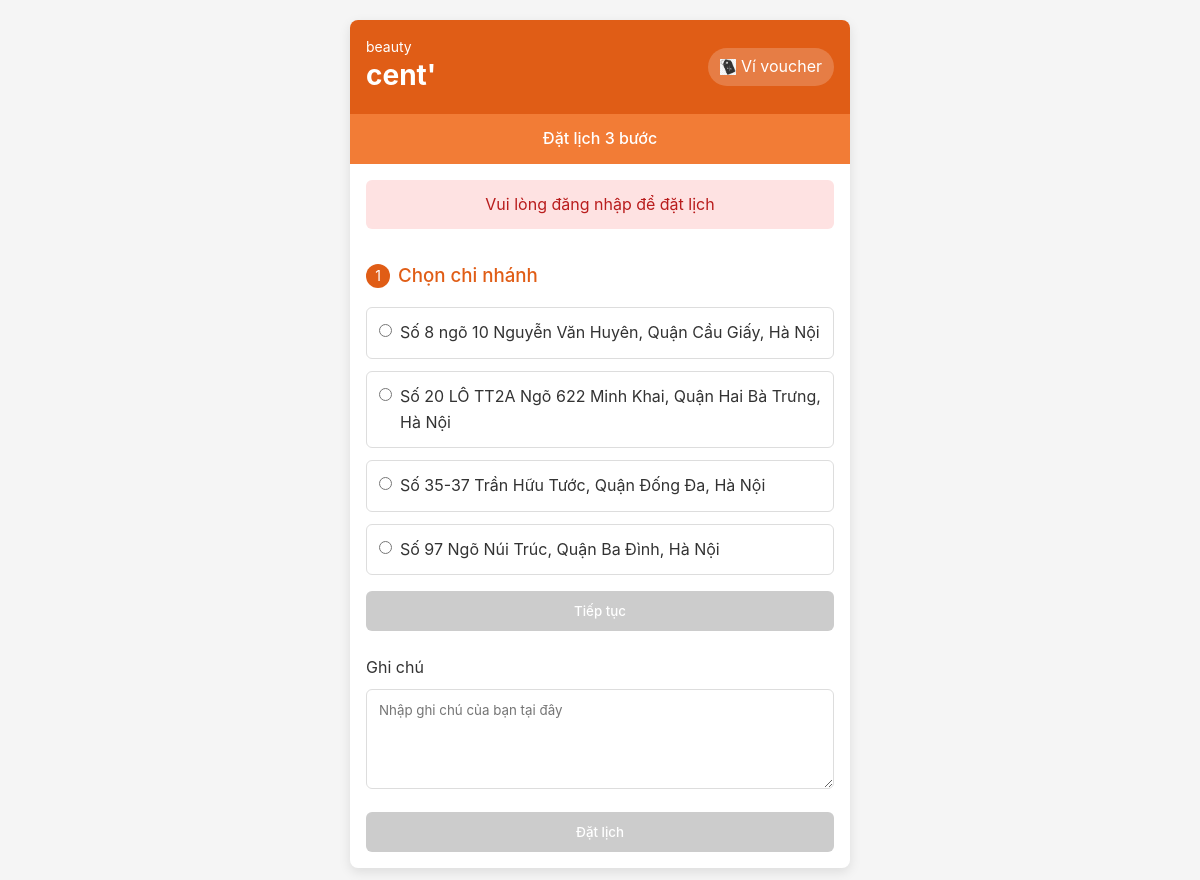
The app's page /index.php?error=not_logged_in with its own data.
### tables this page shows
CREATE TABLE IF NOT EXISTS branches (
    id INT AUTO_INCREMENT PRIMARY KEY,
    name VARCHAR(100) NOT NULL,
    address VARCHAR(255) NOT NULL,
    created_at TIMESTAMP DEFAULT CURRENT_TIMESTAMP,
    updated_at TIMESTAMP DEFAULT CURRENT_TIMESTAMP ON UPDATE CURRENT_TIMESTAMP
);

### models/Branch.php (called while the page is built, shortened)
<?php
require_once __DIR__. '/../config/database.php';
class Branch {
    private $conn;
    private $table_name = "branches";
    public function __construct() {
        $database = new Database();
        $this->conn = $database->getConnection();
    }
    public function getAllBranches() {
        $query = "SELECT id, name, address FROM " . $this->table_name . " ORDER BY id";
        $stmt = $this->conn->prepare($query);
        $stmt->execute();
        return $stmt->fetchAll();
    }
}

### config/database.php (called while the page is built, shortened)
<?php
class Database {
    private $host = DB_HOST;
    private $db_name = DB_NAME;
    private $username = DB_USER;
    private $password = DB_PASS;
    public function getConnection() {
        $this->conn = null;
        try {
            $this->conn = new PDO(
                "mysql:host=" . $this->host . ";dbname=" . $this->db_name . ";charset=utf8mb4",
                $this->username,
                $this->password,
                [
                    PDO::ATTR_ERRMODE => PDO::ERRMODE_EXCEPTION,
                    PDO::ATTR_DEFAULT_FETCH_MODE => PDO::FETCH_ASSOC,
                    PDO::ATTR_EMULATE_PREPARES => false
                ]
            );
        } catch(PDOException $e) {
            error_log("Database Connection Error: " . $e->getMessage());
            throw new Exception("Không thể kết nối đến cơ sở dữ liệu. Vui lòng thử lại sau.");
        }
        return $this->conn;
    }
}

### index.php (the view, shortened to what this page needs)
<?php
require_once 'models/Branch.php';
$branchModel = new Branch();
$branches = $branchModel->getAllBranches();
$error_message = '';
if (isset($_GET['error'])) {
    switch ($_GET['error']) {
        case 'not_logged_in':
            $error_message = 'Vui lòng đăng nhập để đặt lịch';
            break;
    }
}
?>
<!DOCTYPE html>
<html lang="vi">
<head>
    <link rel="stylesheet" href="assets/css/style.css">
</head>
<body>
    <div class="container">
        <div class="booking-form">
            <div class="header">
                <div class="brand">
                    <div class="brand-sub">beauty</div>
                    <div class="brand-main">cent'</div>
                </div>
                <div class="voucher">
                    <img src="assets/images/ticket.png" alt="Voucher">
                    <span>Ví voucher</span>
                </div>
            </div>
            <div class="progress-bar">
                Đặt lịch 3 bước
            </div>
            <?php if (!empty($error_message)): ?>
            <div class="error-message">
                <?php echo $error_message; ?>
            </div>
            <?php endif; ?>
            <div class="form-content">
                <form id="booking-form" action="process/process_booking.php" method="POST">
                    <div class="step" id="step-1">
                        <div class="step-header">
                            <div class="step-number">1</div>
                            <h3 class="step-title">Chọn chi nhánh</h3>
                        </div>
                        <div class="branch-list">
                            <?php foreach ($branches as $branch): ?>
                            <div class="branch-item">
                                <input type="radio" name="branch_id" id="branch-<?php echo $branch['id']; ?>" value="<?php echo $branch['id']; ?>" class="branch-radio">
                                <label for="branch-<?php echo $branch['id']; ?>" class="branch-label">
                                    <?php echo $branch['address']; ?>
                                </label>
                            </div>
                            <?php endforeach; ?>
                        </div>
                        <button type="button" id="continue-step-1" class="continue-button" disabled>Tiếp tục</button>
                    </div>
                    <div class="notes-section">
                        <label for="notes" class="notes-label">Ghi chú</label>
                        <textarea id="notes" name="notes" placeholder="Nhập ghi chú của bạn tại đây" class="notes-textarea"></textarea>
                    </div>
                    <button type="submit" id="book-button" class="book-button" disabled>Đặt lịch</button>
                </form>
            </div>
        </div>
    </div>
</body>
</html>

### assets/css/style.css (style rules this page uses)
* { margin: 0; padding: 0; box-sizing: border-box; font-family: -apple-system, BlinkMacSystemFont, "Segoe UI", Roboto, Helvetica, Arial, sans-serif; }
body { background-color: #f5f5f5; color: #333; line-height: 1.6; }
.container { display: flex; justify-content: center; align-items: center; min-height: 100vh; padding: 20px; }
.booking-form { width: 100%; max-width: 500px; background-color: #fff; border-radius: 8px; box-shadow: 0 4px 12px rgba(0, 0, 0, 0.1); overflow: hidden; }
.header { background-color: #e05d16; color: white; padding: 16px; display: flex; justify-content: space-between; align-items: center; }
.brand { display: flex; flex-direction: column; }
.brand-sub { font-size: 14px; margin-bottom: -5px; }
.brand-main { font-size: 28px; font-weight: bold; }
.voucher { display: flex; align-items: center; background-color: rgba(255, 255, 255, 0.2); padding: 6px 12px; border-radius: 20px; }
.voucher img { width: 16px; height: 16px; margin-right: 5px; }
.progress-bar { background-color: #f27c36; color: white; padding: 12px; text-align: center; font-weight: 500; }
.form-content { padding: 16px; }
.error-message { background-color: #fee2e2; color: #b91c1c; padding: 12px; margin: 16px; border-radius: 6px; text-align: center; }
.step { margin-bottom: 24px; }
.step-header { display: flex; align-items: center; margin-bottom: 16px; }
.step-number { width: 24px; height: 24px; background-color: #e05d16; color: white; border-radius: 50%; display: flex; align-items: center; justify-content: center; margin-right: 8px; font-size: 14px; }
.step-title { color: #e05d16; font-weight: 500; }
.branch-list { display: flex; flex-direction: column; gap: 12px; }
.branch-item { display: flex; align-items: flex-start; gap: 8px; border: 1px solid #ddd; padding: 12px; border-radius: 6px; }
.branch-radio { margin-top: 4px; }
.branch-label { font-weight: normal; }
.notes-section { margin-bottom: 16px; }
.notes-label { display: block; margin-bottom: 8px; }
.notes-textarea { width: 100%; padding: 12px; border: 1px solid #ddd; border-radius: 6px; resize: vertical; min-height: 100px; }
.book-button { width: 100%; padding: 12px; background-color: #e05d16; color: white; border: none; border-radius: 6px; font-weight: 500; cursor: pointer; transition: background-color 0.2s; }
.book-button:disabled { background-color: #ccc; cursor: not-allowed; }
.continue-button { width: 100%; padding: 12px; background-color: #e05d16; color: white; border: none; border-radius: 6px; font-weight: 500; cursor: pointer; transition: background-color 0.2s; margin-top: 16px; }
.continue-button:disabled { background-color: #ccc; cursor: not-allowed; }

### records on screen
branches: address "Số 8 ngõ 10 Nguyễn Văn Huyên, Quận Cầu Giấy, Hà Nội"
branches: address "Số 20 LÔ TT2A Ngõ 622 Minh Khai, Quận Hai Bà Trưng, Hà Nội"
branches: address "Số 35-37 Trần Hữu Tước, Quận Đống Đa, Hà Nội"
branches: address "Số 97 Ngõ Núi Trúc, Quận Ba Đình, Hà Nội"

### other values on screen
$error_message "Vui lòng đăng nhập để đặt lịch"
